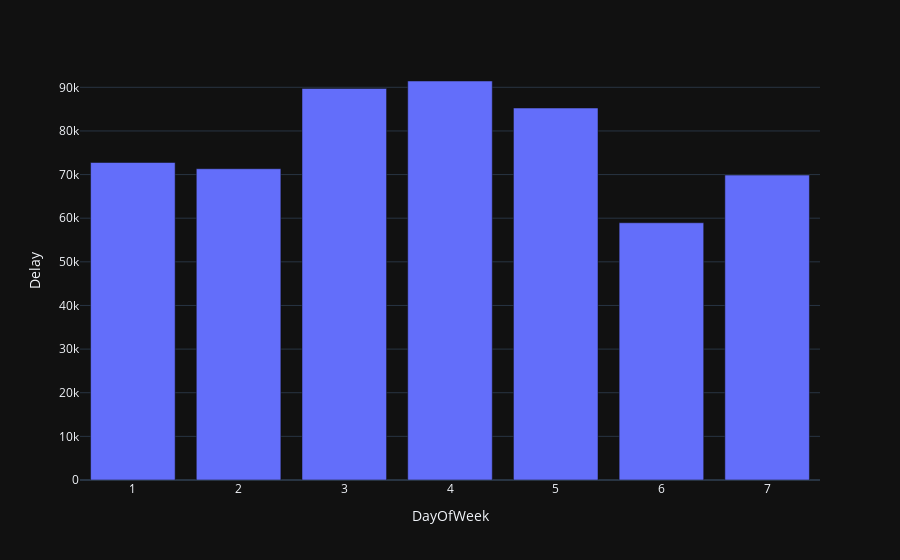

The notebook cell saved with this chart:
### Markdown cell above
<font size="10">Sprawdzamy, czy dzień w tygodniu ma wpływ na opóźnienia</font>

### Code cell
dt_df = data[['DayOfWeek','Delay']].groupby('DayOfWeek').agg('count').reset_index()
fig = px.bar(dt_df, x='DayOfWeek', y='Delay',template = 'plotly_dark')
fig.show()

### Figure 1 — Plotly figure (JSON) as saved in the notebook; plotly's stock layout.template omitted (floating-point values rounded to 4 significant figures)
{"data": [{"alignmentgroup": "True", "hovertemplate": "DayOfWeek=%{x}<br>Delay=%{y}<extra></extra>", "legendgroup": "", "marker": {"color": "#636efa", "pattern": {"shape": ""}}, "name": "", "offsetgroup": "", "orientation": "v", "showlegend": false, "textposition": "auto", "type": "bar", "x": [1, 2, 3, 4, 5, 6, 7], "xaxis": "x", "y": [72769, 71340, 89746, 91445, 85248, 58956, 69879], "yaxis": "y"}], "layout": {"barmode": "relative", "legend": {"tracegroupgap": 0}, "margin": {"t": 60}, "xaxis": {"anchor": "y", "domain": [0, 1], "title": {"text": "DayOfWeek"}}, "yaxis": {"anchor": "x", "domain": [0, 1], "title": {"text": "Delay"}}}}
